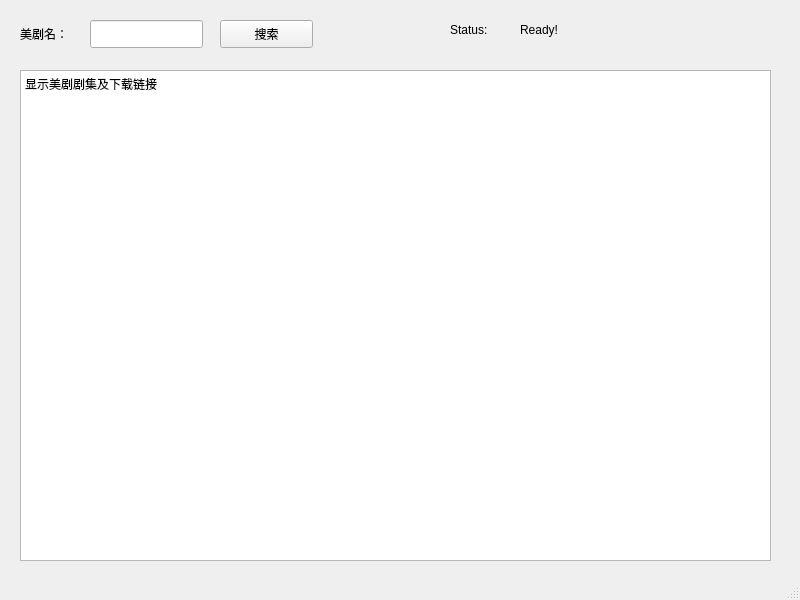
<?xml version="1.0" encoding="UTF-8"?>
<ui version="4.0">
 <class>mainWindow</class>
 <widget class="QMainWindow" name="mainWindow">
  <property name="geometry">
   <rect>
    <x>0</x>
    <y>0</y>
    <width>800</width>
    <height>600</height>
   </rect>
  </property>
  <property name="windowTitle">
   <string>黑黑美剧爬虫 V0.2.0 A651专享版</string>
  </property>
  <property name="windowIcon">
   <iconset resource="icon.qrc">
    <normaloff>:/appicon/bat.ico</normaloff>:/appicon/bat.ico</iconset>
  </property>
  <widget class="QWidget" name="centralwidget">
   <widget class="QLineEdit" name="lineEdit">
    <property name="geometry">
     <rect>
      <x>90</x>
      <y>20</y>
      <width>113</width>
      <height>28</height>
     </rect>
    </property>
   </widget>
   <widget class="QPushButton" name="pushButton">
    <property name="geometry">
     <rect>
      <x>220</x>
      <y>20</y>
      <width>93</width>
      <height>28</height>
     </rect>
    </property>
    <property name="text">
     <string>搜索</string>
    </property>
   </widget>
   <widget class="QLabel" name="label">
    <property name="geometry">
     <rect>
      <x>20</x>
      <y>20</y>
      <width>72</width>
      <height>28</height>
     </rect>
    </property>
    <property name="text">
     <string>美剧名：</string>
    </property>
   </widget>
   <widget class="QTextEdit" name="textEdit">
    <property name="geometry">
     <rect>
      <x>20</x>
      <y>70</y>
      <width>751</width>
      <height>491</height>
     </rect>
    </property>
    <property name="html">
     <string>&lt;!DOCTYPE HTML PUBLIC &quot;-//W3C//DTD HTML 4.0//EN&quot; &quot;http://www.w3.org/TR/REC-html40/strict.dtd&quot;&gt;
&lt;html&gt;&lt;head&gt;&lt;meta name=&quot;qrichtext&quot; content=&quot;1&quot; /&gt;&lt;style type=&quot;text/css&quot;&gt;
p, li { white-space: pre-wrap; }
&lt;/style&gt;&lt;/head&gt;&lt;body style=&quot; font-family:'SimSun'; font-size:9pt; font-weight:400; font-style:normal;&quot;&gt;
&lt;p style=&quot; margin-top:0px; margin-bottom:0px; margin-left:0px; margin-right:0px; -qt-block-indent:0; text-indent:0px;&quot;&gt;显示美剧剧集及下载链接&lt;/p&gt;&lt;/body&gt;&lt;/html&gt;</string>
    </property>
   </widget>
   <widget class="QLabel" name="label_2">
    <property name="geometry">
     <rect>
      <x>450</x>
      <y>10</y>
      <width>61</width>
      <height>40</height>
     </rect>
    </property>
    <property name="text">
     <string>Status:</string>
    </property>
   </widget>
   <widget class="QLabel" name="label_3">
    <property name="geometry">
     <rect>
      <x>520</x>
      <y>10</y>
      <width>241</width>
      <height>40</height>
     </rect>
    </property>
    <property name="text">
     <string>Ready!</string>
    </property>
   </widget>
  </widget>
  <widget class="QStatusBar" name="statusbar"/>
 </widget>
 <resources>
  <include location="icon.qrc"/>
 </resources>
 <connections/>
</ui>
